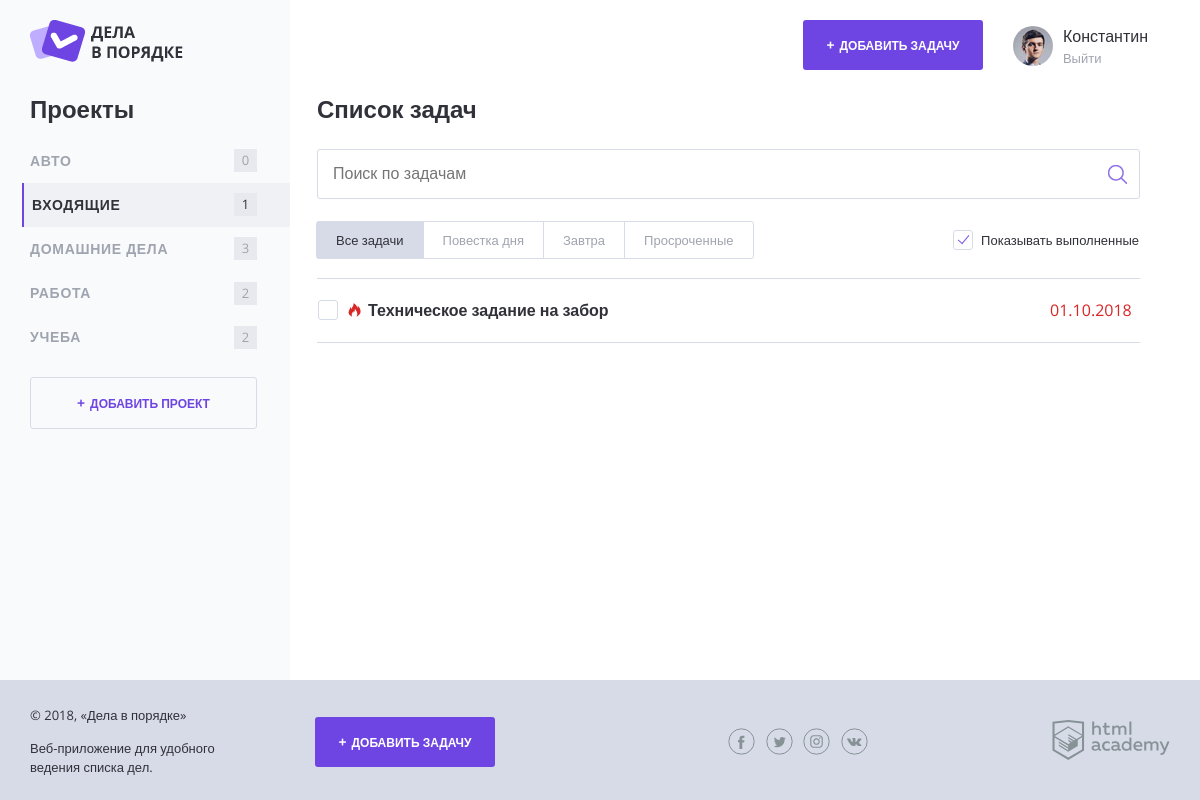
The page /?project_id=1 on the database as committed earlier.
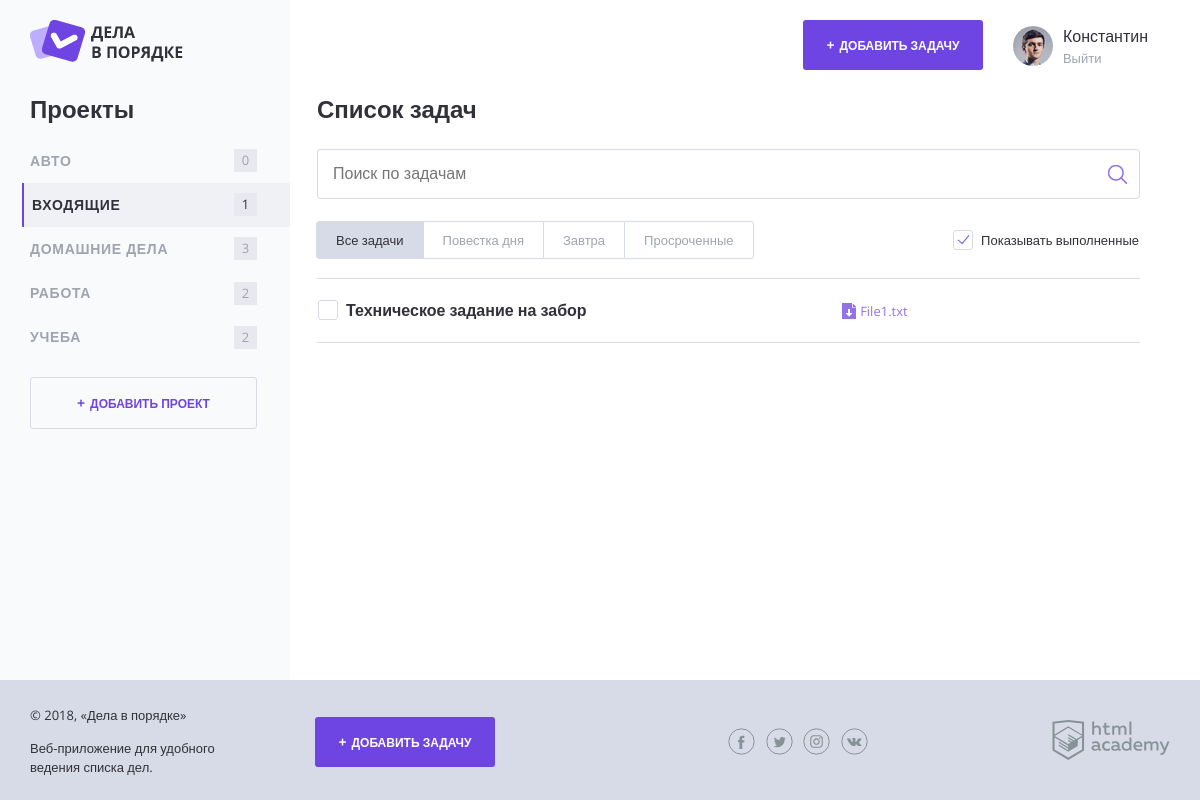
The same page on the database as committed later.
### tables this page shows
CREATE TABLE IF NOT EXISTS `projects` (
  `id` int(10) unsigned NOT NULL AUTO_INCREMENT COMMENT 'Идентификатор',
  `id_user` int(10) unsigned NOT NULL COMMENT 'Идентификатор Пользователя',
  `project_name` varchar(255) NOT NULL COMMENT 'Наименование Проекта',
  PRIMARY KEY (`id`),
  KEY `FK_projects_users` (`id_user`),
  FULLTEXT KEY `project_name` (`project_name`),
  CONSTRAINT `FK_projects_users` FOREIGN KEY (`id_user`) REFERENCES `users` (`id`)
);

CREATE TABLE IF NOT EXISTS `tasks` (
  `id` int(10) unsigned NOT NULL AUTO_INCREMENT COMMENT 'Идентификатор',
  `id_user` int(10) unsigned NOT NULL COMMENT 'Идентификатор Пользователя',
  `id_project` int(10) unsigned NOT NULL COMMENT 'Идентификатор Проекта',
  `date_create` datetime NOT NULL COMMENT 'Дата создания Задачи',
  `date_completion` datetime NOT NULL COMMENT 'Дата и время, когда задача была выполнена',
  `status` bit(1) NOT NULL DEFAULT b'0' COMMENT 'Число (1 или 0), означающее, была ли выполнена задача. По умолчанию ноль.',
  `task_name` varchar(255) NOT NULL COMMENT 'Название задачи',
  `file_name` varchar(255) NOT NULL COMMENT 'Ссылка на файл',
  `date_deadline` datetime NOT NULL COMMENT 'Дата и время, до которого задача должна быть выполнена',
  PRIMARY KEY (`id`),
  KEY `FK_tasks_users` (`id_user`),
  KEY `FK_tasks_projects` (`id_project`),
  FULLTEXT KEY `task_name` (`task_name`),
  CONSTRAINT `FK_tasks_projects` FOREIGN KEY (`id_project`) REFERENCES `projects` (`id`),
  CONSTRAINT `FK_tasks_users` FOREIGN KEY (`id_user`) REFERENCES `users` (`id`)
);

### functions.php (called while the page is built, shortened)
<?php
function include_template($name, $data) {
    $name = "templates/" . $name;
    extract($data);
    require_once $name;
    $result = ob_get_clean();
    return $result;
}
function isImportant($checking_date) {
    $marker = "";
    if ($checking_date !="1970-01-01 00:00:00") {
        $checking_timestamp = strtotime($checking_date);
        $now = time();
        $checking_timestamp = floor(($checking_timestamp - $now)/3600);
        if ($checking_timestamp <= 24) {
            $marker = "task--important";
        }
    }
    return $marker;
}
function showDate($DateTime) {
    global $dateFormat;
    if($DateTime == "1970-01-01 00:00:00") {
        $showDate = "";
    } else {
        $showDate = date_create($DateTime);
        $showDate = date_format($showDate, $dateFormat);
    }
    return $showDate;
}
?>

### templates/layout.php (the view, shortened to what this page needs)
<!DOCTYPE html>
<html lang="ru">
<head>
    <link rel="stylesheet" href="css/normalize.css">
    <link rel="stylesheet" href="css/style.css">
    <link rel="stylesheet" href="css/flatpickr.min.css">
</head>
<body>
<div class="page-wrapper">
    <div class="container container--with-sidebar">
        <header class="main-header">
            <a href="/">
                <img src="img/logo.png" width="153" height="42" alt="Логотип Дела в порядке">
            </a>
            <div class="main-header__side">
                <a class="main-header__side-item button button--plus open-modal" href="add.php">Добавить задачу</a>
                <div class="main-header__side-item user-menu">
                    <div class="user-menu__image">
                        <img src="img/user-pic.jpg" width="40" height="40" alt="Пользователь">
                    </div>
                    <div class="user-menu__data">
                        <p>Константин</p>
                        <a href="#">Выйти</a>
                    </div>
                </div>
            </div>
        </header>
        <div class="content">
            <section class="content__side">
                <h2 class="content__side-heading">Проекты</h2>
                <nav class="main-navigation">
                    <ul class="main-navigation__list">
                        <?php foreach ($projectList as $key => $val) { ?>
                            <?php if ($active_project == $val["id"]) { ?>
                                <li class="main-navigation__list-item main-navigation__list-item--active">
                            <?php } else { ?>
                                <li class="main-navigation__list-item">
                            <?php }?>
                                <a class="main-navigation__list-item-link" href="/?project_id=<?=$val["id"]; ?>"><?=htmlspecialchars($val["project_name"]); ?></a>
                                <span class="main-navigation__list-item-count">
                                    <?=$val["task_count"]; ?>
                                </span>
                            </li>
                        <?php } ?>
                    </ul>
                </nav>
                <a class="button button--transparent button--plus content__side-button"
                   href="addproject.php" target="project_add">Добавить проект</a>
            </section>
            <main class="content__main"><?= $page_content; ?></main>
        </div>
    </div>
</div>
<footer class="main-footer">
    <div class="container">
        <div class="main-footer__copyright">
            <p>© 2018, «Дела в порядке»</p>
            <p>Веб-приложение для удобного ведения списка дел.</p>
        </div>
        <a class="main-footer__button button button--plus" href="add.php">Добавить задачу</a>
        <div class="main-footer__social social">
            <a class="social__link social__link--facebook" href="#">
            </a>
            <a class="social__link social__link--twitter" href="#">
            </a>
            <a class="social__link social__link--instagram" href="#">
            </a>
            <a class="social__link social__link--vkontakte" href="#">
            </a>
        </div>
        <div class="main-footer__developed-by">
            <a href="https://htmlacademy.ru/intensive/php">
                <img src="img/htmlacademy.svg" alt="HTML Academy" width="118" height="40">
            </a>
        </div>
    </div>
</footer>
</body>
</html>

### templates/index.php (shortened to what this page needs)
<h2 class="content__main-heading">Список задач</h2>
<form class="search-form" action="index.php" method="post">
    <input class="search-form__input" type="text" name="" value="" placeholder="Поиск по задачам">
    <input class="search-form__submit" type="submit" name="" value="Искать">
</form>
<div class="tasks-controls">
    <nav class="tasks-switch">
        <a href="/" class="tasks-switch__item tasks-switch__item--active">Все задачи</a>
        <a href="/" class="tasks-switch__item">Повестка дня</a>
        <a href="/" class="tasks-switch__item">Завтра</a>
        <a href="/" class="tasks-switch__item">Просроченные</a>
    </nav>
    <label class="checkbox">
        <span class="checkbox__text">Показывать выполненные</span>
    </label>
</div>
<table class="tasks">
    <?php foreach ($taskList as $key => $val) { ?>
        <?php if($val["status"] == 1) { ?>
            <?php if ($show_complete_tasks) { ?>
                <tr class="tasks__item task task--completed">
                    <td class="task__select">
                        <label class="checkbox task__checkbox">
                            <input class="checkbox__input visually-hidden" type="checkbox" checked>
                            <span class="checkbox__text"><?=htmlspecialchars($val["task_name"]);?></span>
                        </label>
                    </td>
                    <td class="task__file">
                        <?php if ($val["file_name"] != "") { ?>
                            <a class="download-link" href="uploads/<?=$val["file_name"]?>" download><?=htmlspecialchars($val["file_name"]);?></a>
                        <?php } ?>
                    </td>
                    <td class="task__date"><?=showDate($val["date_deadline"]);?></td>
                </tr>
            <?php } ?>
        <?php } else { ?>
            <tr class="tasks__item task <?=isImportant($val["date_deadline"]);?>">
                <td class="task__select">
                    <label class="checkbox task__checkbox">
                        <span class="checkbox__text"><?=htmlspecialchars($val['task_name']);?></span>
                    </label>
                </td>
                <td class="task__file">
                    <?php if ($val["file_name"] != "") { ?>
                        <a class="download-link" href="uploads/<?=$val["file_name"]?>" download><?=htmlspecialchars($val["file_name"]);?></a>
                    <?php } ?>
                </td>
                <td class="task__date"><?=showDate($val["date_deadline"]);?></td>
            </tr>
        <?php } ?>
        <?php
    } ?>
</table>

### index.php (shortened to what this page needs)
<?php
$clientId = 1;
$dateFormat = "d.m.Y";
require_once("functions.php");
$title = "Дела в порядке";
$show_complete_tasks = rand(0, 1);
$projectList = [];
$taskList = [];
$projectFilter = "";
$projectFilterError = false;
$link = mysqli_connect("localhost", "root", "", "doingsdone");
$active_project = null;
if (!$link) {
    $error = mysqli_connect_error();
    die($error);
} else {
    mysqli_set_charset($link, "utf8");
    if (isset($_GET['project_id'])) {
        $projectFilter = " AND id_project = " . $_GET['project_id'];
        $active_project = $_GET['project_id'];
    }
    $sql = "SELECT tasks.id,tasks.id_project,tasks.date_create,tasks.date_completion,tasks.`status`,tasks.task_name,";
    $sql = $sql . "tasks.file_name,tasks.date_deadline ";
    $sql = $sql . "FROM tasks WHERE tasks.id_user = ?" . $projectFilter . " ORDER BY tasks.date_create DESC";
    $stmt = mysqli_prepare($link, $sql);
    mysqli_stmt_bind_param($stmt,"i", $clientId);
    mysqli_stmt_execute($stmt);
    $res = mysqli_stmt_get_result($stmt);
    $taskList = mysqli_fetch_all($res,MYSQLI_ASSOC);
    $sql = "SELECT projects.id,projects.project_name,Count( tasks.id ) AS task_count FROM projects ";
    $sql = $sql . "LEFT JOIN tasks ON tasks.id_project = projects.id ";
    $sql = $sql . "WHERE projects.id_user = ? GROUP BY projects.id ORDER BY 2";
    $stmt = mysqli_prepare($link, $sql);
    mysqli_stmt_bind_param($stmt,"i", $clientId);
    mysqli_stmt_execute($stmt);
    $res = mysqli_stmt_get_result($stmt);
    $projectList = mysqli_fetch_all($res,MYSQLI_ASSOC);
}
if ($projectFilterError) {
    $page_content = "<h2>Not Found!</h2>";
} else {
    $page_content = include_template("index.php", ["taskList" =>$taskList,
        "show_complete_tasks" => $show_complete_tasks]);
}
$layout_content = include_template("layout.php",  ["title" => $title, "projectList" => $projectList,
    "taskList" => $taskList, "page_content" => $page_content, "active_project" => $active_project]);
print($layout_content);
?>

Rows that differ between the two databases and show on the page:
changed tasks "Техническое задание на забор": file_name (not shown) → "File1.txt"; date_deadline "01.10.2018" → (not shown)
